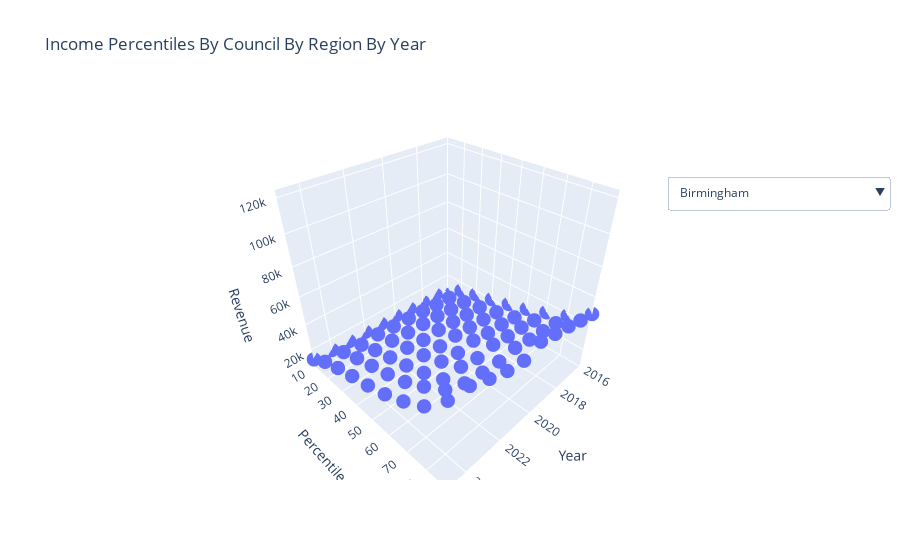

Here is the notebook cell this chart was saved with:
### Code cell
# changing dataframe to long format for 3D plotting
df_long = cleaned_df.stack(level=[0,1]).reset_index()
# renaming columns
df_long.columns = ['Council', 'Year', 'Percentile', 'Revenue']
# converting columns to numeric
df_long['Year'] = pd.to_numeric(df_long['Year'])
df_long['Percentile'] = pd.to_numeric(df_long['Percentile'])
df_long['Revenue'] = pd.to_numeric(df_long['Revenue'])
# creating 3D scatter plot with dropdown for councils
fig = go.Figure()
# getting min and max for axes
x_min, x_max = df_long['Year'].min(), df_long['Year'].max()
y_min, y_max = df_long['Percentile'].min(), df_long['Percentile'].max()
z_min, z_max = df_long['Revenue'].min(), df_long['Revenue'].max()

# list of councils
councils = df_long['Council'].unique()
# adding traces for each council
for i, council in enumerate(councils):
    # filter dataframe per council
    df_c = df_long[df_long['Council'] == council]
    # add trace for the council to 3d scatter plot
    fig.add_trace(go.Scatter3d(x=df_c['Year'],y=df_c['Percentile'],z=df_c['Revenue'],mode='markers',marker=dict(size=5),name=council, visible=(i==0)))
# creating dropdown buttons for each council
buttons = []
for i, council in enumerate(councils):
    # create visibility list
    visible = [False]*len(councils)
    # set current council to visible
    visible[i] = True
    # add button for the council to the dropdown
    buttons.append(dict(label=council, method="update", args=[{"visible": visible}, {"title": f"Region: {council}"}]))
# updating layout with dropdown and axis titles
fig.update_layout(
    updatemenus=[dict(active=0, buttons=buttons, x=1.1, y=0.8)],
    scene=dict(
        xaxis=dict(title='Year', range=[x_min, x_max]),
        yaxis=dict(title='Percentile', range=[y_min, y_max]),
        zaxis=dict(title='Revenue', range=[z_min, z_max]),
    ),
    title="Income Percentiles By Council By Region By Year"
)
# show the figure
fig.show()
